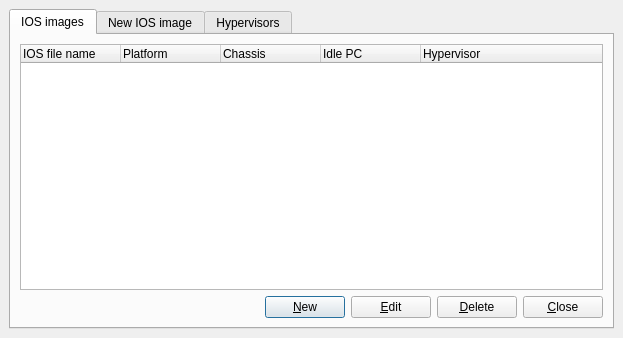
<ui version="4.0" >
 <class>IOSDialog</class>
 <widget class="QDialog" name="IOSDialog" >
  <property name="geometry" >
   <rect>
    <x>0</x>
    <y>0</y>
    <width>623</width>
    <height>338</height>
   </rect>
  </property>
  <property name="maximumSize" >
   <size>
    <width>700</width>
    <height>400</height>
   </size>
  </property>
  <property name="windowTitle" >
   <string>IOS images and hypervisors</string>
  </property>
  <property name="windowIcon" >
   <iconset/>
  </property>
  <layout class="QVBoxLayout" >
   <property name="spacing" >
    <number>6</number>
   </property>
   <property name="leftMargin" >
    <number>9</number>
   </property>
   <property name="topMargin" >
    <number>9</number>
   </property>
   <property name="rightMargin" >
    <number>9</number>
   </property>
   <property name="bottomMargin" >
    <number>9</number>
   </property>
   <item>
    <widget class="QTabWidget" name="tabWidget" >
     <property name="currentIndex" >
      <number>0</number>
     </property>
     <widget class="QWidget" name="tab" >
      <attribute name="title" >
       <string>IOS images</string>
      </attribute>
      <layout class="QVBoxLayout" >
       <property name="spacing" >
        <number>6</number>
       </property>
       <property name="leftMargin" >
        <number>9</number>
       </property>
       <property name="topMargin" >
        <number>9</number>
       </property>
       <property name="rightMargin" >
        <number>9</number>
       </property>
       <property name="bottomMargin" >
        <number>9</number>
       </property>
       <item>
        <widget class="QTreeWidget" name="treeWidgetIOSimages" >
         <property name="indentation" >
          <number>20</number>
         </property>
         <property name="rootIsDecorated" >
          <bool>false</bool>
         </property>
         <column>
          <property name="text" >
           <string>IOS file name</string>
          </property>
         </column>
         <column>
          <property name="text" >
           <string>Platform</string>
          </property>
         </column>
         <column>
          <property name="text" >
           <string>Chassis</string>
          </property>
         </column>
         <column>
          <property name="text" >
           <string>Idle PC</string>
          </property>
         </column>
         <column>
          <property name="text" >
           <string>Hypervisor</string>
          </property>
         </column>
        </widget>
       </item>
       <item>
        <layout class="QHBoxLayout" >
         <property name="spacing" >
          <number>6</number>
         </property>
         <property name="leftMargin" >
          <number>0</number>
         </property>
         <property name="topMargin" >
          <number>0</number>
         </property>
         <property name="rightMargin" >
          <number>0</number>
         </property>
         <property name="bottomMargin" >
          <number>0</number>
         </property>
         <item>
          <spacer>
           <property name="orientation" >
            <enum>Qt::Horizontal</enum>
           </property>
           <property name="sizeHint" >
            <size>
             <width>341</width>
             <height>20</height>
            </size>
           </property>
          </spacer>
         </item>
         <item>
          <widget class="QPushButton" name="pushButtonNewIOS" >
           <property name="text" >
            <string>&amp;New</string>
           </property>
          </widget>
         </item>
         <item>
          <widget class="QPushButton" name="pushButtonEditIOS" >
           <property name="text" >
            <string>&amp;Edit</string>
           </property>
          </widget>
         </item>
         <item>
          <widget class="QPushButton" name="pushButtonDeleteIOS" >
           <property name="text" >
            <string>&amp;Delete</string>
           </property>
          </widget>
         </item>
         <item>
          <widget class="QPushButton" name="pushButtonClose" >
           <property name="text" >
            <string>&amp;Close</string>
           </property>
          </widget>
         </item>
        </layout>
       </item>
      </layout>
     </widget>
     <widget class="QWidget" name="tab_2" >
      <attribute name="title" >
       <string>New IOS image</string>
      </attribute>
      <layout class="QGridLayout" >
       <property name="leftMargin" >
        <number>9</number>
       </property>
       <property name="topMargin" >
        <number>9</number>
       </property>
       <property name="rightMargin" >
        <number>9</number>
       </property>
       <property name="bottomMargin" >
        <number>9</number>
       </property>
       <property name="horizontalSpacing" >
        <number>6</number>
       </property>
       <property name="verticalSpacing" >
        <number>6</number>
       </property>
       <item row="0" column="0" >
        <widget class="QGroupBox" name="groupBox" >
         <property name="sizePolicy" >
          <sizepolicy vsizetype="Preferred" hsizetype="Fixed" >
           <horstretch>0</horstretch>
           <verstretch>0</verstretch>
          </sizepolicy>
         </property>
         <property name="title" >
          <string>General settings</string>
         </property>
         <layout class="QGridLayout" >
          <property name="leftMargin" >
           <number>9</number>
          </property>
          <property name="topMargin" >
           <number>9</number>
          </property>
          <property name="rightMargin" >
           <number>9</number>
          </property>
          <property name="bottomMargin" >
           <number>9</number>
          </property>
          <property name="horizontalSpacing" >
           <number>6</number>
          </property>
          <property name="verticalSpacing" >
           <number>6</number>
          </property>
          <item row="3" column="4" >
           <spacer>
            <property name="orientation" >
             <enum>Qt::Horizontal</enum>
            </property>
            <property name="sizeType" >
             <enum>QSizePolicy::Fixed</enum>
            </property>
            <property name="sizeHint" >
             <size>
              <width>31</width>
              <height>20</height>
             </size>
            </property>
           </spacer>
          </item>
          <item row="0" column="1" colspan="3" >
           <widget class="QLineEdit" name="lineEditIOSImage" />
          </item>
          <item row="0" column="0" >
           <widget class="QLabel" name="label" >
            <property name="text" >
             <string>Image file :</string>
            </property>
           </widget>
          </item>
          <item row="0" column="4" >
           <widget class="QPushButton" name="pushButtonSelectIOSImage" >
            <property name="maximumSize" >
             <size>
              <width>31</width>
              <height>27</height>
             </size>
            </property>
            <property name="text" >
             <string>...</string>
            </property>
           </widget>
          </item>
          <item row="1" column="1" colspan="3" >
           <widget class="QComboBox" name="comboBoxPlatform" />
          </item>
          <item row="1" column="4" >
           <spacer>
            <property name="orientation" >
             <enum>Qt::Horizontal</enum>
            </property>
            <property name="sizeType" >
             <enum>QSizePolicy::Fixed</enum>
            </property>
            <property name="sizeHint" >
             <size>
              <width>31</width>
              <height>20</height>
             </size>
            </property>
           </spacer>
          </item>
          <item row="1" column="0" >
           <widget class="QLabel" name="label_2" >
            <property name="text" >
             <string>Platform:</string>
            </property>
           </widget>
          </item>
          <item row="2" column="0" >
           <widget class="QLabel" name="label_6" >
            <property name="text" >
             <string>Chassis:</string>
            </property>
           </widget>
          </item>
          <item row="2" column="1" colspan="3" >
           <widget class="QComboBox" name="comboBoxChassis" />
          </item>
          <item row="2" column="4" >
           <spacer>
            <property name="orientation" >
             <enum>Qt::Horizontal</enum>
            </property>
            <property name="sizeType" >
             <enum>QSizePolicy::Fixed</enum>
            </property>
            <property name="sizeHint" >
             <size>
              <width>31</width>
              <height>20</height>
             </size>
            </property>
           </spacer>
          </item>
          <item row="3" column="1" colspan="3" >
           <widget class="QLineEdit" name="lineEditIdlePC" >
            <property name="text" >
             <string/>
            </property>
           </widget>
          </item>
          <item row="3" column="0" >
           <widget class="QLabel" name="label_12" >
            <property name="text" >
             <string>IDLE PC:</string>
            </property>
           </widget>
          </item>
          <item row="4" column="4" >
           <spacer>
            <property name="orientation" >
             <enum>Qt::Horizontal</enum>
            </property>
            <property name="sizeType" >
             <enum>QSizePolicy::Fixed</enum>
            </property>
            <property name="sizeHint" >
             <size>
              <width>31</width>
              <height>20</height>
             </size>
            </property>
           </spacer>
          </item>
          <item row="4" column="3" >
           <widget class="QSpinBox" name="spinBoxGhostFileSize" >
            <property name="enabled" >
             <bool>false</bool>
            </property>
            <property name="singleStep" >
             <number>8</number>
            </property>
           </widget>
          </item>
          <item row="4" column="2" >
           <widget class="QLabel" name="label_15" >
            <property name="text" >
             <string>size:</string>
            </property>
           </widget>
          </item>
          <item row="4" column="0" colspan="2" >
           <widget class="QCheckBox" name="checkBoxGhostFeature" >
            <property name="enabled" >
             <bool>false</bool>
            </property>
            <property name="text" >
             <string>Use ghost file</string>
            </property>
           </widget>
          </item>
         </layout>
        </widget>
       </item>
       <item row="1" column="0" colspan="2" >
        <layout class="QHBoxLayout" >
         <property name="spacing" >
          <number>6</number>
         </property>
         <property name="leftMargin" >
          <number>0</number>
         </property>
         <property name="topMargin" >
          <number>0</number>
         </property>
         <property name="rightMargin" >
          <number>0</number>
         </property>
         <property name="bottomMargin" >
          <number>0</number>
         </property>
         <item>
          <widget class="QPushButton" name="pushButtonAddIOSImage" >
           <property name="text" >
            <string>Save IOS image</string>
           </property>
          </widget>
         </item>
         <item>
          <spacer>
           <property name="orientation" >
            <enum>Qt::Horizontal</enum>
           </property>
           <property name="sizeHint" >
            <size>
             <width>501</width>
             <height>20</height>
            </size>
           </property>
          </spacer>
         </item>
        </layout>
       </item>
       <item row="0" column="1" >
        <widget class="QGroupBox" name="groupBox_2" >
         <property name="sizePolicy" >
          <sizepolicy vsizetype="Preferred" hsizetype="Fixed" >
           <horstretch>0</horstretch>
           <verstretch>0</verstretch>
          </sizepolicy>
         </property>
         <property name="title" >
          <string>Hypervisor</string>
         </property>
         <layout class="QVBoxLayout" >
          <property name="spacing" >
           <number>6</number>
          </property>
          <property name="leftMargin" >
           <number>9</number>
          </property>
          <property name="topMargin" >
           <number>9</number>
          </property>
          <property name="rightMargin" >
           <number>9</number>
          </property>
          <property name="bottomMargin" >
           <number>9</number>
          </property>
          <item>
           <layout class="QHBoxLayout" >
            <property name="spacing" >
             <number>6</number>
            </property>
            <property name="leftMargin" >
             <number>0</number>
            </property>
            <property name="topMargin" >
             <number>0</number>
            </property>
            <property name="rightMargin" >
             <number>0</number>
            </property>
            <property name="bottomMargin" >
             <number>0</number>
            </property>
            <item>
             <widget class="QCheckBox" name="checkBoxIntegratedHypervisor" >
              <property name="text" >
               <string>Use the integrated hypervisor</string>
              </property>
              <property name="checked" >
               <bool>true</bool>
              </property>
             </widget>
            </item>
            <item>
             <spacer>
              <property name="orientation" >
               <enum>Qt::Horizontal</enum>
              </property>
              <property name="sizeHint" >
               <size>
                <width>21</width>
                <height>23</height>
               </size>
              </property>
             </spacer>
            </item>
           </layout>
          </item>
          <item>
           <widget class="QListWidget" name="listWidgetHypervisors" >
            <property name="enabled" >
             <bool>false</bool>
            </property>
            <property name="sizePolicy" >
             <sizepolicy vsizetype="Expanding" hsizetype="Expanding" >
              <horstretch>0</horstretch>
              <verstretch>0</verstretch>
             </sizepolicy>
            </property>
           </widget>
          </item>
         </layout>
        </widget>
       </item>
      </layout>
     </widget>
     <widget class="QWidget" name="tab_3" >
      <attribute name="title" >
       <string>Hypervisors</string>
      </attribute>
      <layout class="QVBoxLayout" >
       <property name="spacing" >
        <number>6</number>
       </property>
       <property name="leftMargin" >
        <number>9</number>
       </property>
       <property name="topMargin" >
        <number>9</number>
       </property>
       <property name="rightMargin" >
        <number>9</number>
       </property>
       <property name="bottomMargin" >
        <number>9</number>
       </property>
       <item>
        <widget class="QTreeWidget" name="treeWidgetHypervisor" >
         <property name="rootIsDecorated" >
          <bool>false</bool>
         </property>
         <column>
          <property name="text" >
           <string>Host</string>
          </property>
         </column>
         <column>
          <property name="text" >
           <string>Port</string>
          </property>
         </column>
         <column>
          <property name="text" >
           <string>Working directory</string>
          </property>
         </column>
        </widget>
       </item>
       <item>
        <layout class="QHBoxLayout" >
         <property name="spacing" >
          <number>6</number>
         </property>
         <property name="leftMargin" >
          <number>0</number>
         </property>
         <property name="topMargin" >
          <number>0</number>
         </property>
         <property name="rightMargin" >
          <number>0</number>
         </property>
         <property name="bottomMargin" >
          <number>0</number>
         </property>
         <item>
          <widget class="QLabel" name="label_5" >
           <property name="text" >
            <string>Working directory:</string>
           </property>
          </widget>
         </item>
         <item>
          <widget class="QLineEdit" name="lineEditWorkingDir" />
         </item>
         <item>
          <widget class="QPushButton" name="pushButtonSelectWorkingDir" >
           <property name="maximumSize" >
            <size>
             <width>31</width>
             <height>27</height>
            </size>
           </property>
           <property name="text" >
            <string>...</string>
           </property>
          </widget>
         </item>
         <item>
          <spacer>
           <property name="orientation" >
            <enum>Qt::Horizontal</enum>
           </property>
           <property name="sizeType" >
            <enum>QSizePolicy::Fixed</enum>
           </property>
           <property name="sizeHint" >
            <size>
             <width>40</width>
             <height>20</height>
            </size>
           </property>
          </spacer>
         </item>
         <item>
          <widget class="QPushButton" name="pushButtonAddHypervisor" >
           <property name="text" >
            <string>&amp;Add</string>
           </property>
          </widget>
         </item>
        </layout>
       </item>
       <item>
        <layout class="QHBoxLayout" >
         <property name="spacing" >
          <number>6</number>
         </property>
         <property name="leftMargin" >
          <number>0</number>
         </property>
         <property name="topMargin" >
          <number>0</number>
         </property>
         <property name="rightMargin" >
          <number>0</number>
         </property>
         <property name="bottomMargin" >
          <number>0</number>
         </property>
         <item>
          <widget class="QLabel" name="label_3" >
           <property name="text" >
            <string>Host:</string>
           </property>
          </widget>
         </item>
         <item>
          <spacer>
           <property name="orientation" >
            <enum>Qt::Horizontal</enum>
           </property>
           <property name="sizeType" >
            <enum>QSizePolicy::Fixed</enum>
           </property>
           <property name="sizeHint" >
            <size>
             <width>81</width>
             <height>20</height>
            </size>
           </property>
          </spacer>
         </item>
         <item>
          <widget class="QLineEdit" name="lineEditHost" >
           <property name="text" >
            <string>localhost</string>
           </property>
          </widget>
         </item>
         <item>
          <widget class="QLabel" name="label_4" >
           <property name="text" >
            <string>Port:</string>
           </property>
          </widget>
         </item>
         <item>
          <widget class="QLineEdit" name="lineEditPort" >
           <property name="sizePolicy" >
            <sizepolicy vsizetype="Fixed" hsizetype="Fixed" >
             <horstretch>0</horstretch>
             <verstretch>0</verstretch>
            </sizepolicy>
           </property>
           <property name="text" >
            <string>7200</string>
           </property>
          </widget>
         </item>
         <item>
          <spacer>
           <property name="orientation" >
            <enum>Qt::Horizontal</enum>
           </property>
           <property name="sizeType" >
            <enum>QSizePolicy::Fixed</enum>
           </property>
           <property name="sizeHint" >
            <size>
             <width>81</width>
             <height>20</height>
            </size>
           </property>
          </spacer>
         </item>
         <item>
          <widget class="QPushButton" name="pushButtonDeleteHypervisor" >
           <property name="text" >
            <string>&amp;Delete</string>
           </property>
          </widget>
         </item>
        </layout>
       </item>
      </layout>
     </widget>
    </widget>
   </item>
  </layout>
 </widget>
 <resources>
  <include location="../../../gns3-artwork/svg_resources.qrc" />
 </resources>
 <connections>
  <connection>
   <sender>pushButtonClose</sender>
   <signal>clicked()</signal>
   <receiver>IOSDialog</receiver>
   <slot>close()</slot>
   <hints>
    <hint type="sourcelabel" >
     <x>570</x>
     <y>330</y>
    </hint>
    <hint type="destinationlabel" >
     <x>315</x>
     <y>182</y>
    </hint>
   </hints>
  </connection>
 </connections>
</ui>
